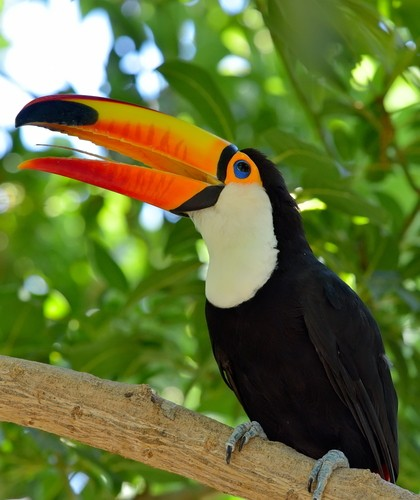
#> input picture imagens/tucano.jpg, 420 x 500 px
$ python emboss.py
#> lines starting #> are read from the running program, lines starting #| are printed output that depends on the picture
from PIL import Image, ImageFilter

img1 = Image.open('imagens/tucano.jpg')
#> img1 is the input picture: PIL image 420x500 RGB; mean R, G, B 102.2, 114.7, 55.9

img2 = img1.filter(ImageFilter.EMBOSS)
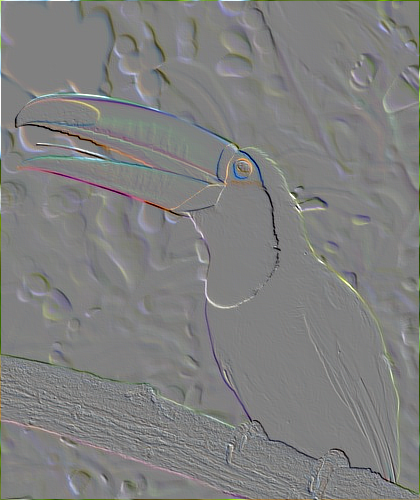
#> img2: PIL image 420x500 RGB; mean R, G, B 127.7, 128.1, 127.4

# Imagem em relevo

img2.save('imagens/tucanoemboss.jpg')
